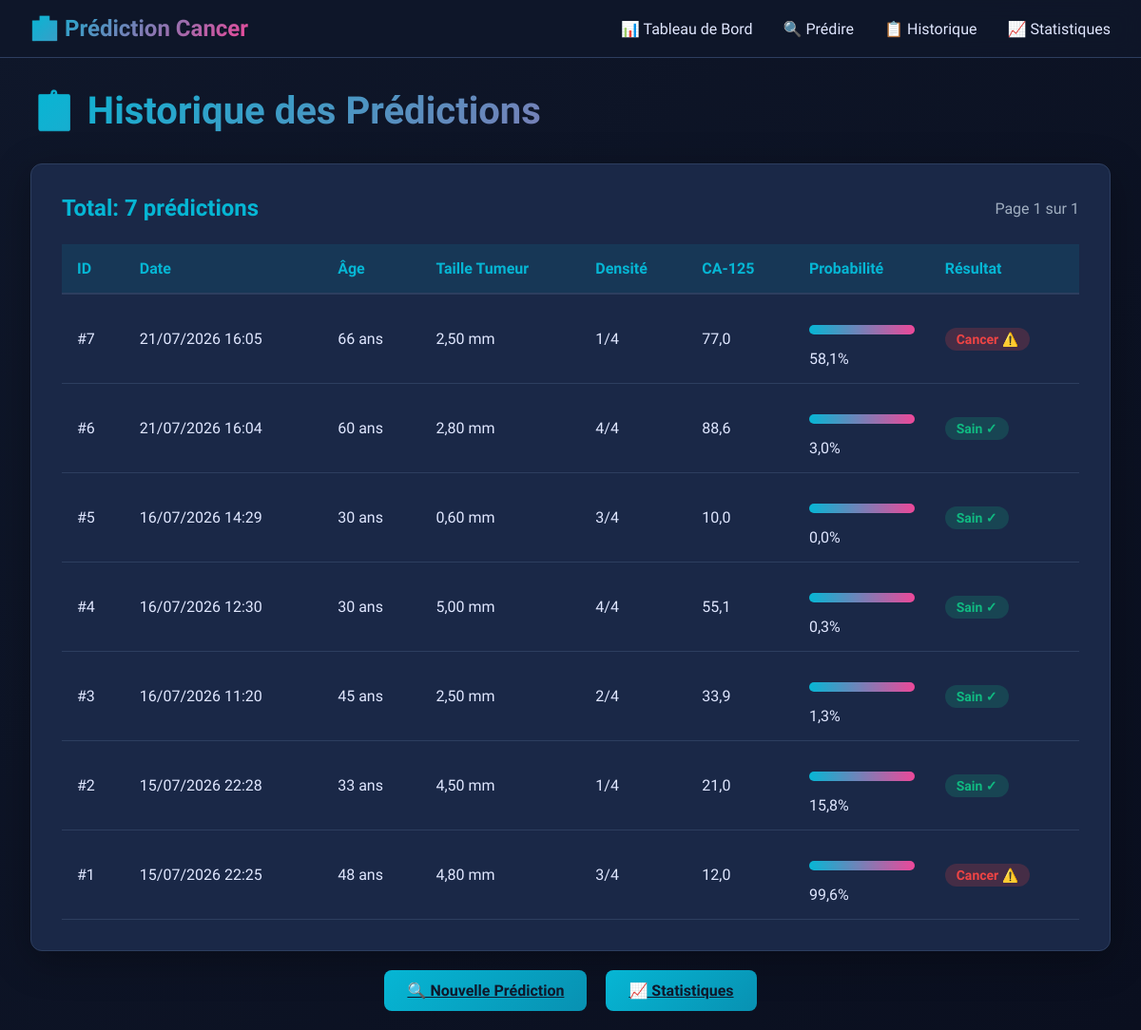
The page /history/ on the database its author committed.
### cancer/models.py (models this page shows, shortened)
class Prediction(models.Model):
    RESULT_CHOICES = [
        (0, 'Sain'),
        (1, 'Cancer'),
    ]
    taille_tumeur = models.FloatField()
    densite_mammaire = models.IntegerField()
    age_patiente = models.IntegerField()
    niveau_ca125 = models.FloatField()
    probabilite_cancer = models.FloatField()
    resultat = models.IntegerField(choices=RESULT_CHOICES)
    date_prediction = models.DateTimeField(auto_now_add=True)
    class Meta:
        ordering = ['-date_prediction']

### cancer/views.py (the view)
# urls.py: path('history/', views.history, name='history'),
def history(request):
    predictions = Prediction.objects.all()
    page = request.GET.get('page', 1)
    per_page = 10
    start = (int(page) - 1) * per_page
    end = start + per_page
    total_pages = (predictions.count() + per_page - 1) // per_page
    predictions_page = predictions[start:end]
    context = {
        'predictions': predictions_page,
        'current_page': int(page),
        'total_pages': total_pages,
        'total': predictions.count(),
    }
    return render(request, 'cancer/history.html', context)

### cancer/templatetags/math_filters.py (called while the page is built)
@register.filter
def multiply(value, arg):
    try:
        return float(value) * float(arg)
    except (ValueError, TypeError):
        return ''

### templates/cancer/history.html (shortened to what this page needs)
{% extends 'cancer/base.html' %}
{% load math_filters %}
{% block content %}
<h1 style="font-size: 2.5rem; margin-bottom: 2rem; background: linear-gradient(135deg, #06b6d4, #ec4899); -webkit-background-clip: text; -webkit-text-fill-color: transparent; background-clip: text;">
    📋 Historique des Prédictions
</h1>
{% if predictions %}
<div class="card">
    <div style="display: flex; justify-content: space-between; align-items: center; margin-bottom: 1.5rem;">
        <h2 style="color: #06b6d4;">Total: {{ total }} prédictions</h2>
        <div style="color: #a0aec0;">Page {{ current_page }} sur {{ total_pages }}</div>
    </div>
    <table>
        <thead>
            <tr>
                <th>ID</th>
                <th>Date</th>
                <th>Âge</th>
                <th>Taille Tumeur</th>
                <th>Densité</th>
                <th>CA-125</th>
                <th>Probabilité</th>
                <th>Résultat</th>
            </tr>
        </thead>
        <tbody>
            {% for pred in predictions %}
            <tr>
                <td>#{{ pred.id }}</td>
                <td>{{ pred.date_prediction|date:"d/m/Y H:i" }}</td>
                <td>{{ pred.age_patiente }} ans</td>
                <td>{{ pred.taille_tumeur|floatformat:2 }} mm</td>
                <td>{{ pred.densite_mammaire }}/4</td>
                <td>{{ pred.niveau_ca125|floatformat:1 }}</td>
                <td>
                    <div class="progress-bar">
                        <div class="progress-fill" style="width: {{ pred.probabilite_cancer|multiply:100 }}%"></div>
                    </div>
                    {{ pred.probabilite_cancer|multiply:100|floatformat:1 }}%
                </td>
                <td>
                    {% if pred.resultat == 1 %}
                        <span class="badge badge-cancer">Cancer ⚠️</span>
                    {% else %}
                        <span class="badge badge-sain">Sain ✓</span>
                    {% endif %}
                </td>
            </tr>
            {% endfor %}
        </tbody>
    </table>
</div>
{% else %}
<div class="card" style="text-align: center; padding: 3rem;">
    <p style="color: #a0aec0; font-size: 1.1rem; margin-bottom: 1.5rem;">Aucune prédiction pour le moment</p>
    <a href="{% url 'cancer:predict' %}" class="btn btn-primary">🔍 Commencer une Prédiction</a>
</div>
{% endif %}
<div style="text-align: center; margin-top: 2rem;">
    <a href="{% url 'cancer:predict' %}" class="btn btn-primary">🔍 Nouvelle Prédiction</a>
    <a href="{% url 'cancer:statistics' %}" class="btn btn-primary" style="margin-left: 1rem;">📈 Statistiques</a>
</div>
{% endblock %}

### templates/cancer/base.html (style rules this page uses)
* { margin: 0; padding: 0; box-sizing: border-box; }
:root { --dark-bg: #0f172a; --darker-bg: #0a0f1f; --accent-cyan: #06b6d4; --accent-pink: #ec4899; --alert-red: #ef4444; --success-green: #10b981; --text-light: #e0e7ff; --text-muted: #a0aec0; --card-bg: #1a2847; --border-color: #2d3e5f; }
body { font-family: 'Segoe UI', Tahoma, Geneva, Verdana, sans-serif; background: linear-gradient(135deg, var(--dark-bg) 0%, var(--darker-bg) 100%); color: var(--text-light); min-height: 100vh; }
.card { background: var(--card-bg); border: 1px solid var(--border-color); border-radius: 12px; padding: 2rem; margin-bottom: 2rem; box-shadow: 0 10px 40px rgba(0, 0, 0, 0.3); transition: all 0.3s ease; }
.btn { padding: 0.75rem 1.5rem; border: none; border-radius: 8px; font-weight: 600; cursor: pointer; transition: all 0.3s ease; font-size: 1rem; box-shadow: none; -webkit-appearance: none; appearance: none; }
.btn-primary { background: linear-gradient(135deg, var(--accent-cyan), #0891b2); color: var(--dark-bg); }
.progress-bar { width: 100%; height: 10px; background: rgba(255, 255, 255, 0.1); border-radius: 10px; overflow: hidden; margin: 1rem 0; }
.progress-fill { height: 100%; background: linear-gradient(90deg, var(--accent-cyan), var(--accent-pink)); transition: width 0.3s ease; }
table { width: 100%; border-collapse: collapse; margin-top: 1rem; }
th { background: rgba(6, 182, 212, 0.1); padding: 1rem; text-align: left; border-bottom: 2px solid var(--border-color); font-weight: 600; color: var(--accent-cyan); }
td { padding: 1rem; border-bottom: 1px solid var(--border-color); }
.badge { display: inline-block; padding: 0.25rem 0.75rem; border-radius: 20px; font-size: 0.875rem; font-weight: 600; }
.badge-cancer { background: rgba(239, 68, 68, 0.2); color: var(--alert-red); }
.badge-sain { background: rgba(16, 185, 129, 0.2); color: var(--success-green); }

### rows shown on the page
Prediction: id "7", date_prediction "21/07/2026 16:05", age_patiente "66", taille_tumeur "2,50", densite_mammaire "1", niveau_ca125 "77,0", probabilite_cancer|multiply "58,1", resultat "Cancer ⚠️"
Prediction: id "6", date_prediction "21/07/2026 16:04", age_patiente "60", taille_tumeur "2,80", densite_mammaire "4", niveau_ca125 "88,6", probabilite_cancer|multiply "3,0", resultat "Sain ✓"
Prediction: id "5", date_prediction "16/07/2026 14:29", age_patiente "30", taille_tumeur "0,60", densite_mammaire "3", niveau_ca125 "10,0", probabilite_cancer|multiply "0,0", resultat "Sain ✓"
Prediction: id "4", date_prediction "16/07/2026 12:30", age_patiente "30", taille_tumeur "5,00", densite_mammaire "4", niveau_ca125 "55,1", probabilite_cancer|multiply "0,3", resultat "Sain ✓"
Prediction: id "3", date_prediction "16/07/2026 11:20", age_patiente "45", taille_tumeur "2,50", densite_mammaire "2", niveau_ca125 "33,9", probabilite_cancer|multiply "1,3", resultat "Sain ✓"
Prediction: id "2", date_prediction "15/07/2026 22:28", age_patiente "33", taille_tumeur "4,50", densite_mammaire "1", niveau_ca125 "21,0", probabilite_cancer|multiply "15,8", resultat "Sain ✓"
Prediction: id "1", date_prediction "15/07/2026 22:25", age_patiente "48", taille_tumeur "4,80", densite_mammaire "3", niveau_ca125 "12,0", probabilite_cancer|multiply "99,6", resultat "Cancer ⚠️"

### other values the page prints
{{ total }} "7"
{{ current_page }} "1"
{{ total_pages }} "1"
